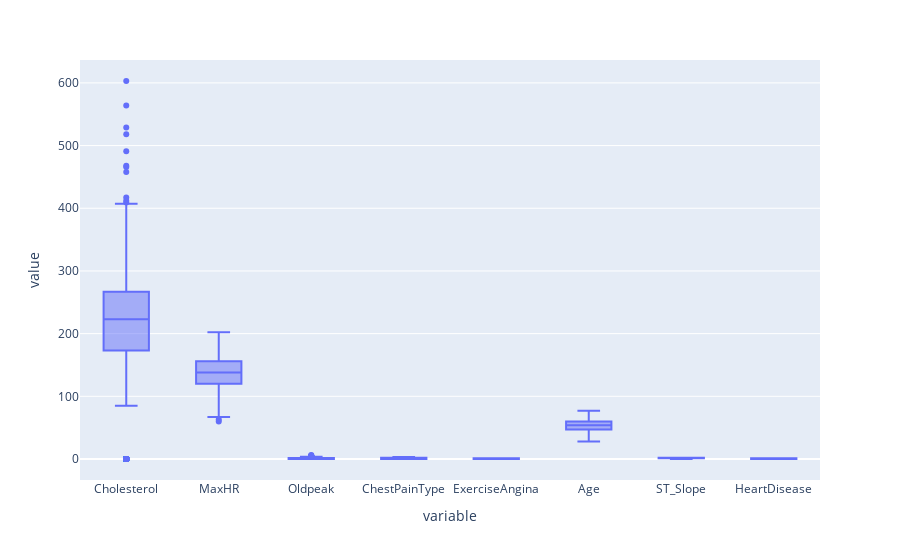

Notebook code cell kept with this figure:
### Code cell
fig = px.box(final_data)
fig.show()

### Figure 1 — Plotly figure (JSON) as saved in the notebook; plotly's stock layout.template omitted (floating-point values rounded to 4 significant figures; data arrays with more than 128 entries replaced by an {"elided": "..."} marker saying what was removed)
{"data": [{"alignmentgroup": "True", "hovertemplate": "variable=%{x}<br>value=%{y}<extra></extra>", "legendgroup": "", "marker": {"color": "#636efa"}, "name": "", "notched": false, "offsetgroup": "", "orientation": "v", "showlegend": false, "type": "box", "x": {"elided": "7344 str values"}, "x0": " ", "xaxis": "x", "y": {"elided": "7344 float values"}, "y0": " ", "yaxis": "y"}], "layout": {"boxmode": "group", "legend": {"tracegroupgap": 0}, "margin": {"t": 60}, "xaxis": {"anchor": "y", "domain": [0, 1], "title": {"text": "variable"}}, "yaxis": {"anchor": "x", "domain": [0, 1], "title": {"text": "value"}}}}
